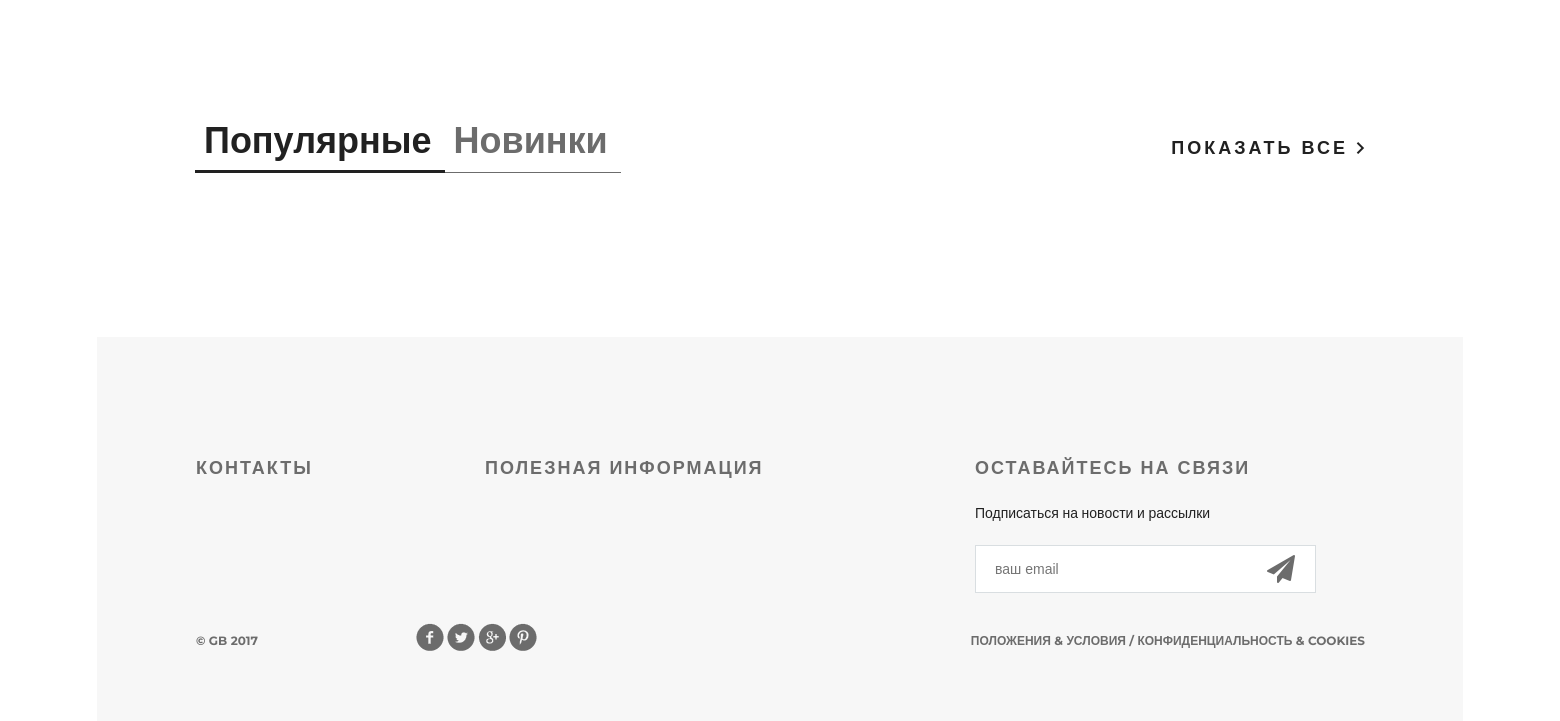
Before: / (lower part) with the older database file.
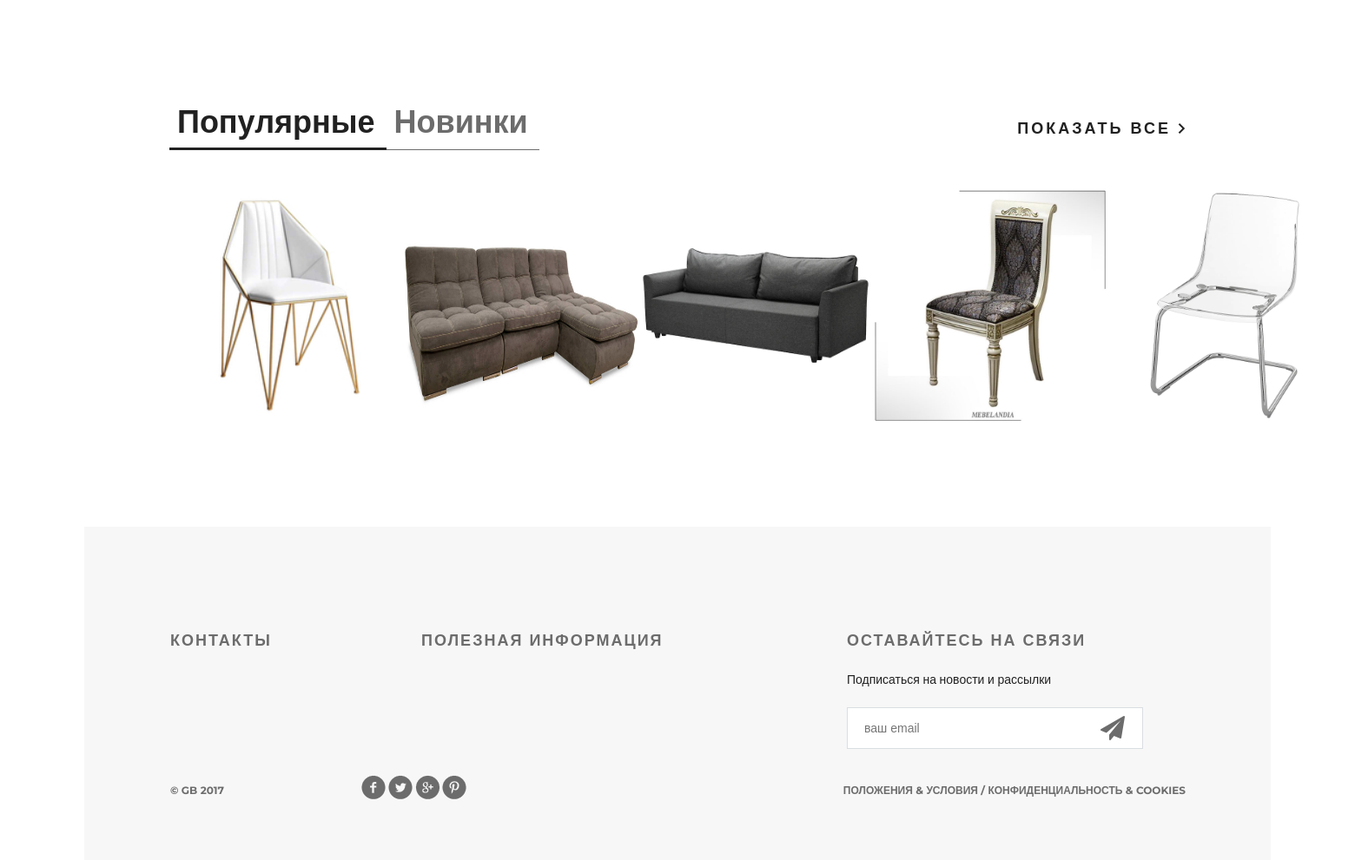
After: the same page with the newer database file.
### mainapp/models.py (models this page shows, shortened)
class Product(models.Model):
    category = models.ForeignKey(ProductCategory, on_delete=models.CASCADE)
    name = models.CharField(verbose_name='имя продукта', max_length=128)
    image = models.ImageField(upload_to='products_images', blank=True)
    short_desc = models.CharField(verbose_name='краткое описание продукта', max_length=60, blank=True)
    description = models.TextField(verbose_name='описание продукта', blank=True)
    price = models.DecimalField(verbose_name='цена продукта', max_digits=8, decimal_places=2, default=0)
    quantity = models.PositiveIntegerField(verbose_name='количество на складе', default=0)

### base_site/views.py (the view)
# urls.py: path('', index, name='index')
def index(request):
    title = 'магазин'
    products = Product.objects.all()[:8]
    context = {
        'title': title,
        'products': products,
    }
    return render(request, 'base_site/index.html', context=context)

### base_site/templates/base_site/index.html (shortened to what this page needs)
{% extends 'base_site/base.html' %}
{% load static %}
{% block content %}
		<div class="featured">
			<div class="featured-menu">
					<a class="active" href="#">Популярные</a><a href="#">Новинки</a>
			</div>
			<a class="explore" href="#">показать все <img src="{% static 'base_site/img/arrow.png' %}" alt=""></a>
			<div class="clearfix">
			</div>
			<div class="tab-content">
				{% for product in products %}
					<div class="block">
						<a href="#"><img src="/media/{{product.image}}" alt="" width="270px" height="270px">
							</a>
					</div>
				{% endfor %}
			</div>
		</div>
{% endblock %}

### base_site/templates/base_site/base.html (shortened to what this page needs)
{% load static %}
<!DOCTYPE html>
<html>
<head>
	<link rel="stylesheet" type="text/css" href="{% static 'base_site/style.css' %}">
	<link rel="stylesheet" href="{% static 'base_site/fonts/font-awesome/css/font-awesome.css' %}">
</head>
<body>
	<div class="container">
        {% block content %}
        {% endblock %}
		<div class="clr"></div>
	</div>
    <div class="footer">
        <div class="clearfix">
            <div class="text-footer">
                <h3>контакты</h3>
            </div>
            <div class="text-footer">
                <h3>полезная информация</h3>
            </div>
            <div class="text-footer clearfix">
                <h3>Оставайтесь на связи</h3>
                <p>Подписаться на новости и рассылки</p>
                <form>
                    <input type="email" name="email" placeholder="ваш email">
                    <a href="#"><i class="fa fa-paper-plane fa-2x" aria-hidden="true"></i></a>
                </form>
            </div>
        </div>
        <p class="small">&copy; GB 2017</p>
        <div class="social">
            <a href="#" class="social1"></a>
            <a href="#" class="social2"></a>
            <a href="#" class="social3"></a>
            <a href="#" class="social4"></a>
        </div>
        <p class="small">Положения &amp; Условия  /  Конфиденциальность &amp; Cookies</p>
    </div>
</body>
</html>

### base_site/static/base_site/style.css (style rules this page uses)
* { margin: 0; padding: 0; }
body { font-family: 'Montserrat', sans-serif; }
html, body { height: 100%; }
.clr { height: 384px; }
.container { width: 1366px; margin: 0 auto; min-height: 100%; }
.clearfix:after { content: ""; display: block; clear: both; }
.featured { padding-left: 98px; padding-right: 98px; }
.featured-menu { margin-top: 120px; width: 300px; height: 49px; float: left; }
.featured-menu a { color: #6c6c6c; font-size: 36px; font-weight: 700; text-align: left; text-decoration: none; border-bottom: 1px solid #6c6c6c; padding-bottom: 10px; padding-right: 13px; padding-left: 9px; }
.featured-menu .active { font-size: 36px; font-weight: 700; text-align: left; color: #212121; border-bottom: 3px solid #212121; padding-bottom: 8px; }
.explore { text-transform: uppercase; color: #212121; font-size: 18px; font-weight: 700; line-height: 24px; text-align: center; float: right; margin-top: 138px; letter-spacing: 3px; text-decoration: none; }
.tab-content { margin-top: 50px; display: flex; justify-content: space-between; margin-bottom: 120px; }
.tab-content .block { height: 270px; width: 270px; position: relative; }
.footer { height: 384px; width: 1169px; background-color: #f7f7f7; padding-left: 99px; padding-right: 98px; margin: -384px auto 0; clear: both; }
.footer form { position: relative; }
.footer form a i { display: block; width: 21px; height: 21px; position: absolute; z-index: 2; top: 10px; right: 50px; color: #6c6c6c; }
.text-footer { margin-top: 120px; width: 221px; float: left; margin-right: 68px; }
.text-footer:last-child { margin-right: 0; }
.text-footer h3 { text-transform: uppercase; color: #6c6c6c; font-size: 18px; font-weight: 700; text-align: left; margin-bottom: 22px; letter-spacing: 2px; }
.text-footer p { color: #212121; font-size: 14px; font-weight: 300; line-height: 24px; text-align: left; margin-bottom: 20px; }
.text-footer a { text-decoration: none; text-transform: uppercase; color: #212121; font-size: 14px; font-weight: 700; line-height: 26px; text-align: left; }
.text-footer:nth-child(2) { width: 422px; }
.text-footer:nth-child(3) { width: 363px; }
.text-footer input { border-width: 1px; border-color: #d9dee1; border-style: solid; background-color: #ffffff; width: 250px; height: 46px; outline: none; color: #6c6c6c; font-size: 14px; font-weight: 300; line-height: 22px; text-align: left; padding-left: 19px; padding-right: 70px; }
.footer .small { text-transform: uppercase; float: left; color: #6c6c6c; font-size: 12px; font-weight: 700; line-height: 26px; text-align: left; margin-top: 35px; }
.social { height: 28px; width: 121px; float: left; margin-left: 158px; margin-top: 30px; }
.social1 { background: url(img/social-links.png); height: 28px; width: 28px; float: left; }
.social2 { background: url(img/social-links.png); background-position: -34px 0px; height: 28px; width: 28px; float: left; margin-left: 3px; }
.social3 { background: url(img/social-links.png); background-position: -67px 0px; height: 28px; width: 28px; float: left; margin-left: 3px; }
.social4 { background: url(img/social-links.png); background-position: -101px 0px; height: 28px; width: 28px; float: left; margin-left: 3px; }
.footer .small:nth-child(4) { float: right; }

Changed rows visible on the page:
added Product: image (picture)
added Product: image (picture)
added Product: image (picture)
added Product: image (picture)
added Product: image (picture)
added Product: image (picture)
